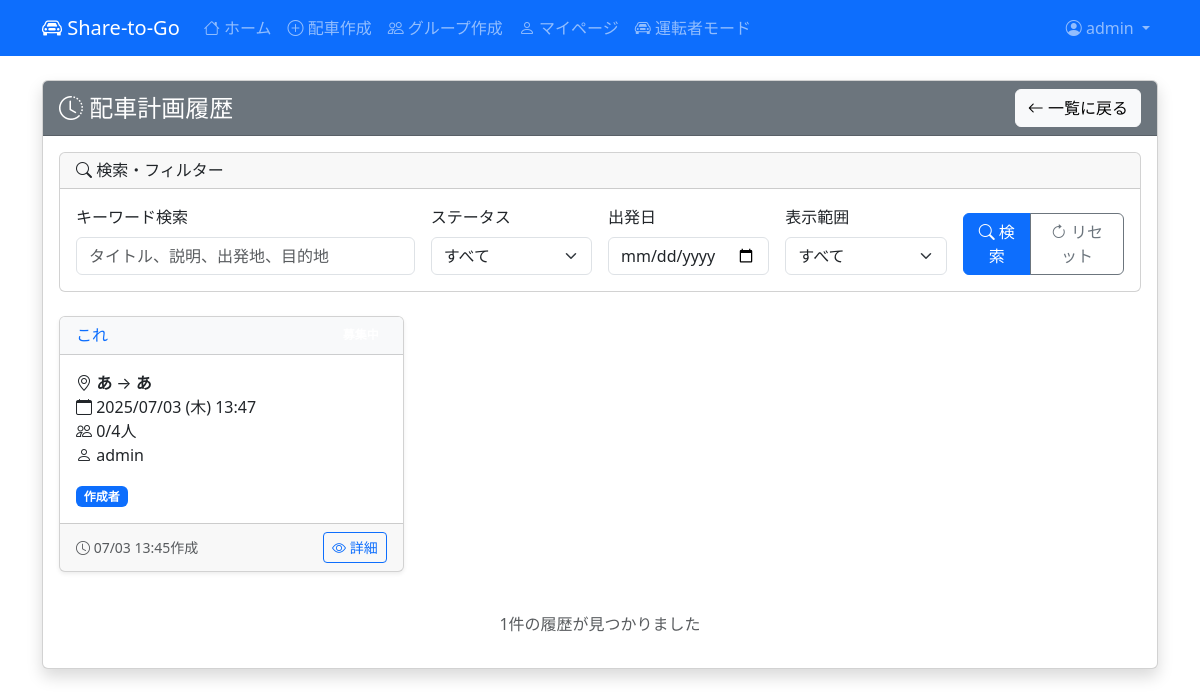
Before: /history/ (signed in) with the older database file.
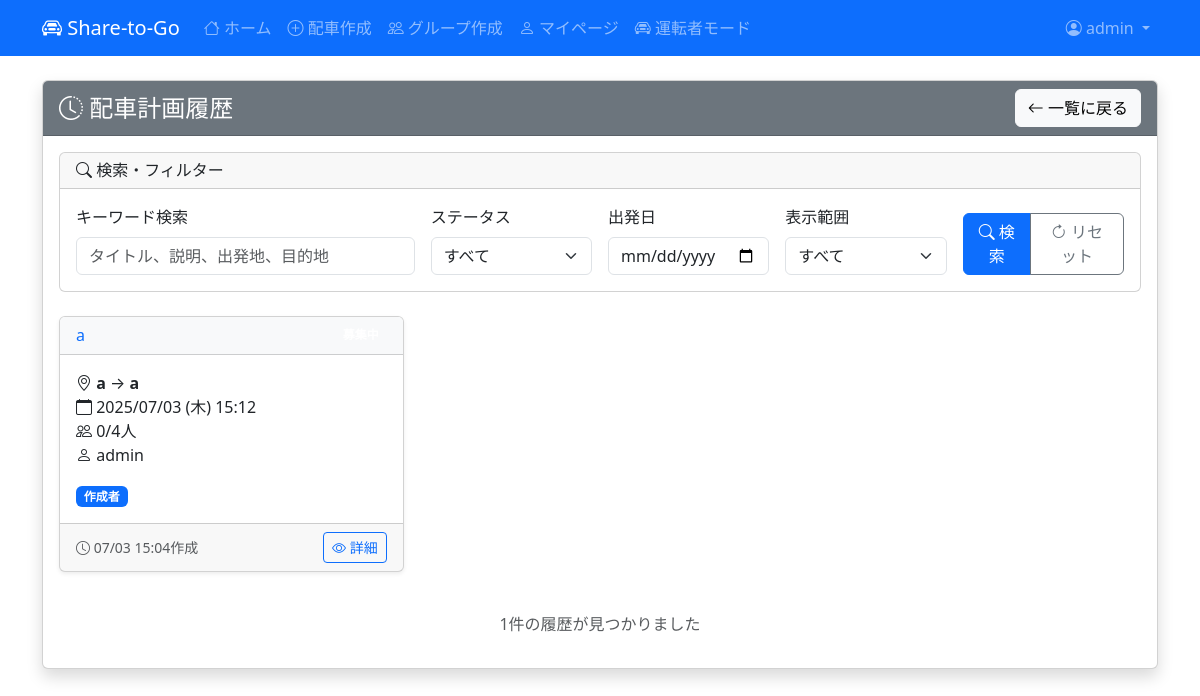
After: the same page with the newer database file.
### rides/models.py (models this page shows, shortened)
class RidePlan(models.Model):
    STATUS_CHOICES = [
        ('active', '募集中'),
        ('full', '定員満員'),
        ('cancelled', 'キャンセル'),
        ('completed', '完了'),
    ]
    creator = models.ForeignKey(User, on_delete=models.CASCADE, verbose_name="作成者")
    groups = models.ManyToManyField(Group, verbose_name="表示グループ", blank=True)
    title = models.CharField(max_length=100, verbose_name="タイトル")
    description = models.TextField(blank=True, null=True, verbose_name="説明")
    departure_location = models.CharField(max_length=100, verbose_name="出発地")
    destination = models.CharField(max_length=100, verbose_name="目的地")
    departure_time = models.DateTimeField(verbose_name="出発日時")
    deadline_time = models.DateTimeField(verbose_name="締切日時", blank=True, null=True)
    max_participants = models.PositiveIntegerField(verbose_name="最大参加者数", default=4)
    price_per_person = models.PositiveIntegerField(blank=True, null=True, verbose_name="一人あたりの料金")
    status = models.CharField(
        max_length=20,
        choices=STATUS_CHOICES,
        default='active',
        verbose_name="ステータス"
    )
    delay_minutes = models.PositiveIntegerField(default=0, verbose_name="遅延時間（分）")
    is_delayed = models.BooleanField(default=False, verbose_name="遅延中")
    delay_updated_at = models.DateTimeField(auto_now=True, verbose_name="遅延情報更新日時")
    delay_possibility = models.BooleanField(default=False, verbose_name="遅延の可能性あり")
    delay_possibility_updated_at = models.DateTimeField(auto_now=True, verbose_name="遅延可能性更新日時")
    created_at = models.DateTimeField(auto_now_add=True, verbose_name="作成日時")
    updated_at = models.DateTimeField(auto_now=True, verbose_name="更新日時")
    class Meta:
        verbose_name = "配車計画"
        verbose_name_plural = "配車計画"
        ordering = ['-created_at']
    @property
    def current_participants(self):
        return self.participation_set.filter(status='confirmed').count()

### rides/views.py (the view, shortened to what this page needs)
# urls.py: path('history/', views.history_view, name='history'),
def history_view(request):
    if not request.user.is_authenticated:
        messages.error(request, 'ログインが必要です。')
        return redirect('rides:login')
    current_time = timezone.now()
    deadline_passed = models.Q(
        models.Q(deadline_time__isnull=True, departure_time__lte=current_time + timezone.timedelta(hours=1)) |
        models.Q(deadline_time__isnull=False, deadline_time__lte=current_time)
    )
    completed_rides = RidePlan.objects.filter(
        models.Q(status__in=['completed', 'cancelled']) |
        models.Q(status='active') & deadline_passed
    ).select_related('creator').order_by('-departure_time')
    search_query = request.GET.get('search', '')
    status_filter = request.GET.get('status', '')
    if status_filter:
        completed_rides = completed_rides.filter(status=status_filter)
    date_filter = request.GET.get('date', '')
    if date_filter:
        completed_rides = completed_rides.filter(departure_time__date=date_filter)
    my_rides_only = request.GET.get('my_rides', '')
    if my_rides_only:
        completed_rides = completed_rides.filter(creator=request.user)
    context = {
        'rides': completed_rides,
        'search_query': search_query,
        'status_filter': status_filter,
        'date_filter': date_filter,
        'my_rides_only': my_rides_only,
    }
    return render(request, 'rides/history.html', context)

### rides/templates/rides/history.html (shortened to what the changed rows need)
{% extends 'rides/base.html' %}
{% block content %}
<div class="row">
    <div class="col-12">
        <div class="card shadow">
            <div class="card-body">
                {% if rides %}
                    <div class="row">
                        {% for ride in rides %}
                            <div class="col-md-6 col-lg-4 mb-4">
                                <div class="card h-100 shadow-sm">
                                    <div class="card-header bg-light">
                                        <div class="d-flex justify-content-between align-items-center">
                                            <h6 class="card-title mb-0">
                                                <a href="{% url 'rides:ride_detail' ride.id %}" class="text-decoration-none">
                                                    {{ ride.title }}
                                                </a>
                                            </h6>
                                            <span class="badge
                                                ">
                                            </span>
                                        </div>
                                    </div>
                                    <div class="card-body">
                                        <p class="card-text">
                                            <i class="bi bi-geo-alt"></i> <strong>{{ ride.departure_location }}</strong> → <strong>{{ ride.destination }}</strong><br>
                                            <i class="bi bi-calendar"></i> {{ ride.departure_time|date:"Y/m/d (D) H:i" }}<br>
                                            <i class="bi bi-people"></i> {{ ride.current_participants }}/{{ ride.max_participants }}人<br>
                                            <i class="bi bi-person"></i> {{ ride.creator.username }}
                                        </p>
                                        {% if ride.creator == user %}
                                            <span class="badge bg-primary">作成者</span>
                                        {% else %}
                                            <span class="badge bg-success">参加者</span>
                                        {% endif %}
                                    </div>
                                    <div class="card-footer">
                                        <div class="d-flex justify-content-between align-items-center">
                                            <small class="text-muted">
                                                <i class="bi bi-clock"></i> {{ ride.created_at|date:"m/d H:i" }}作成
                                            </small>
                                            <a href="{% url 'rides:ride_detail' ride.id %}" class="btn btn-outline-primary btn-sm">
                                                <i class="bi bi-eye"></i> 詳細
                                            </a>
                                        </div>
                                    </div>
                                </div>
                            </div>
                        {% endfor %}
                    </div>
                {% endif %}
            </div>
        </div>
    </div>
</div>
{% endblock %}

Changed rows visible on the page:
removed RidePlan: title "これ", departure_location "あ", destination "あ", departure_time "2025/07/03 (木) 13:47", current_participants "0", max_participants "4", creator.username "admin", shows "作成者", created_at "07/03 13:45"
added RidePlan: title "a", departure_location "a", destination "a", departure_time "2025/07/03 (木) 15:12", current_participants "0", max_participants "4", creator.username "admin", shows "作成者", created_at "07/03 15:04"
